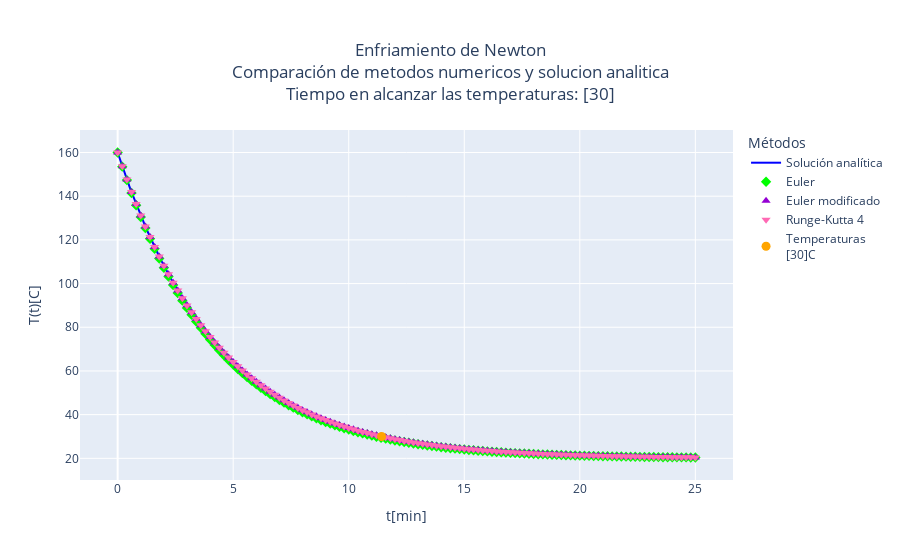

Here is the notebook cell this chart was saved with:
### Markdown cell above
## Comparacion de los metodos

### Code cell
titulo = f'Enfriamiento de Newton<br>Comparación de metodos numericos y solucion analitica<br>Tiempo en alcanzar las temperaturas: {[round(t_,3) for t_ in temperaturas]}' # ¡¡¡NO MODIFICAR!!!
eje_x = 't[min]' # Nombre del eje x
eje_y = 'T(t)[C]' # Nombre del eje y

fig = go.Figure() # ¡¡¡NO MODIFICAR!!!
fig.update_layout(title=titulo, xaxis_title=eje_x, yaxis_title=eje_y, legend_title='Métodos', title_x=0.5, title_y=0.9) # ¡¡¡NO MODIFICAR!!!
fig.update_layout(margin=dict(t=130)) # ¡¡¡NO MODIFICAR!!!
fig.add_trace(plot_Analitica) # ¡¡¡NO MODIFICAR!!!
fig.add_trace(plot_Euler) # ¡¡¡NO MODIFICAR!!!
fig.add_trace(plot_Euler_Mod) # ¡¡¡NO MODIFICAR!!!
fig.add_trace(plot_RK_4) # ¡¡¡NO MODIFICAR!!!
fig.add_trace(plot_Temperaturas) # ¡¡¡NO MODIFICAR!!!

fig.show() # ¡¡¡NO MODIFICAR!!!
